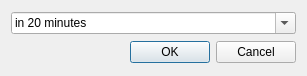
<?xml version="1.0" encoding="UTF-8"?>
<ui version="4.0">
 <class>SnoozeDialog</class>
 <widget class="QDialog" name="SnoozeDialog">
  <property name="geometry">
   <rect>
    <x>0</x>
    <y>0</y>
    <width>307</width>
    <height>76</height>
   </rect>
  </property>
  <property name="windowTitle">
   <string>Dialog</string>
  </property>
  <layout class="QVBoxLayout" name="verticalLayout">
   <item>
    <widget class="QComboBox" name="comboBox">
     <property name="toolTip">
      <string>Choose one of the pre-defined snooze times, or enter a custom one</string>
     </property>
     <property name="editable">
      <bool>true</bool>
     </property>
     <property name="duplicatesEnabled">
      <bool>true</bool>
     </property>
     <item>
      <property name="text">
       <string>in 20 minutes</string>
      </property>
     </item>
     <item>
      <property name="text">
       <string>in 1 hour</string>
      </property>
     </item>
     <item>
      <property name="text">
       <string>in 3 hours</string>
      </property>
     </item>
     <item>
      <property name="text">
       <string>tomorrow</string>
      </property>
     </item>
     <item>
      <property name="text">
       <string>in 1 week on Monday</string>
      </property>
     </item>
    </widget>
   </item>
   <item>
    <widget class="QDialogButtonBox" name="buttonBox">
     <property name="orientation">
      <enum>Qt::Horizontal</enum>
     </property>
     <property name="standardButtons">
      <set>QDialogButtonBox::Cancel|QDialogButtonBox::Ok</set>
     </property>
    </widget>
   </item>
  </layout>
 </widget>
 <resources/>
 <connections>
  <connection>
   <sender>buttonBox</sender>
   <signal>accepted()</signal>
   <receiver>SnoozeDialog</receiver>
   <slot>accept()</slot>
   <hints>
    <hint type="sourcelabel">
     <x>248</x>
     <y>254</y>
    </hint>
    <hint type="destinationlabel">
     <x>157</x>
     <y>274</y>
    </hint>
   </hints>
  </connection>
  <connection>
   <sender>buttonBox</sender>
   <signal>rejected()</signal>
   <receiver>SnoozeDialog</receiver>
   <slot>reject()</slot>
   <hints>
    <hint type="sourcelabel">
     <x>316</x>
     <y>260</y>
    </hint>
    <hint type="destinationlabel">
     <x>286</x>
     <y>274</y>
    </hint>
   </hints>
  </connection>
 </connections>
</ui>
